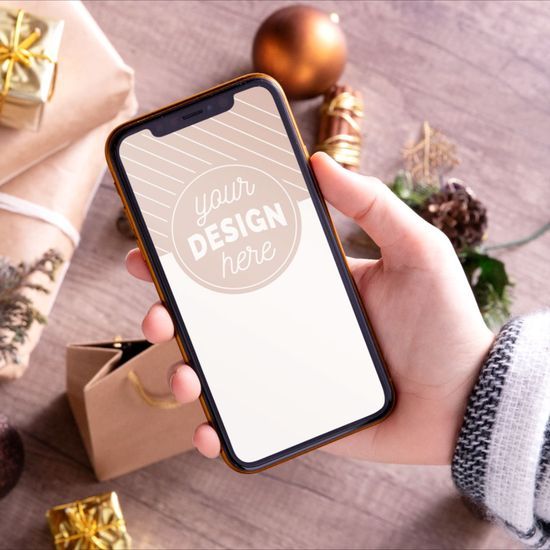
#> input picture DFT_F55121064/hp.jpg, 550 x 550 px
$ python DFT_F55121064.py
#> lines starting #> are read from the running program, lines starting #| are printed output that depends on the picture
#F55121064
#Budi agung Fajariyanto
#B-TI

# Import package yag digunakan
import cv2
import numpy as np
from matplotlib import pyplot as plt

# Membuat gambar dalam skala abu-abu
img = cv2.imread('hp.jpg', 0)
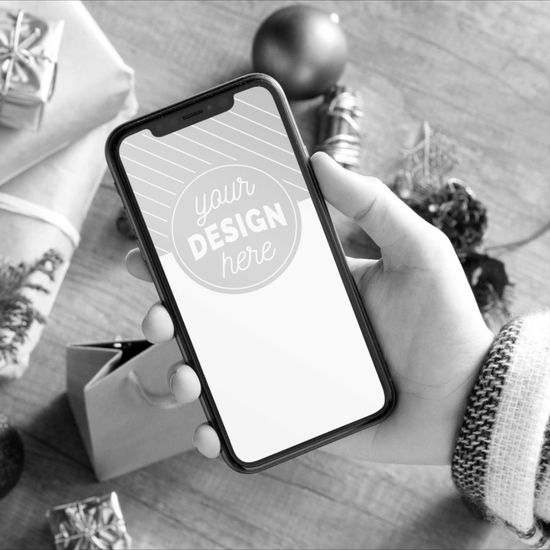
#> img: shape (550, 550); min 0, max 255, mean 167.1

# Menenrapkan DFT
dft = cv2.dft(np.float32(img), flags=cv2.DFT_COMPLEX_OUTPUT)
dft_shift = np.fft.fftshift(dft)

# Menghitung bedarnya spektrum
magnitude_spectrum = 20 * np.log(cv2.magnitude(dft_shift[:,:,0], dft_shift[:,:,1]))
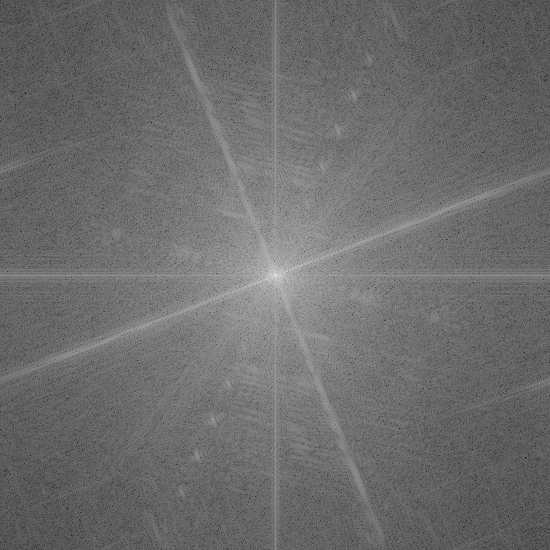
#> magnitude_spectrum: shape (550, 550) float32; min 0.579, max 354.8, mean 152; drawn with min black and max white

# Menampilkan spektrum asli dan magnitudo secara berdampingan
plt.subplot(121), plt.imshow(img, cmap='gray')
plt.title('Image'), plt.xticks([]), plt.yticks([])
plt.subplot(122), plt.imshow(magnitude_spectrum, cmap='gray')
plt.title('Magnitude Spectrum'), plt.xticks([]), plt.yticks([])
plt.show()
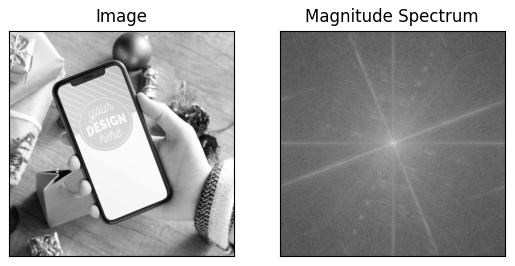
#> figure drawn by matplotlib, 2 panels
